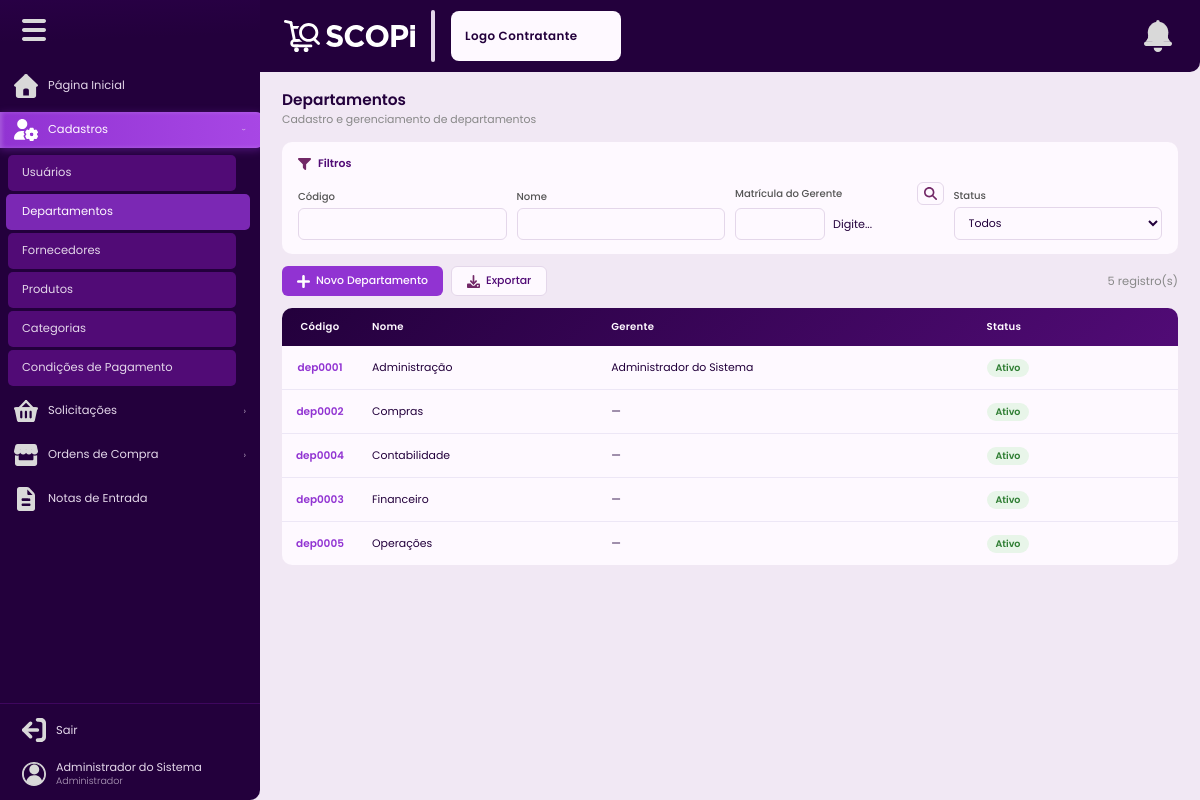
Page /departamentos (signed in) on the committed database.
### tables this page shows
CREATE TABLE IF NOT EXISTS usuarios (
    id               INT UNSIGNED AUTO_INCREMENT PRIMARY KEY,
    nome             VARCHAR(150)  NOT NULL,
    email            VARCHAR(150)  NOT NULL UNIQUE,
    senha            VARCHAR(255)  NOT NULL,
    matricula        VARCHAR(30)   NULL,
    contato          VARCHAR(30)   NULL,
    departamento_id  INT UNSIGNED  NULL,
    perfil           ENUM('administrador','cadastrador','comprador','gerente','contabilidade','usuario') NOT NULL DEFAULT 'usuario',
    situacao         ENUM('ativo','inativo') NOT NULL DEFAULT 'ativo',
    tentativas_falhas TINYINT UNSIGNED NOT NULL DEFAULT 0,
    ultima_tentativa DATETIME     NULL,
    criado_em        DATETIME     NOT NULL DEFAULT CURRENT_TIMESTAMP,
    atualizado_em    DATETIME     NULL ON UPDATE CURRENT_TIMESTAMP,
    INDEX idx_email    (email),
    INDEX idx_situacao (situacao),
    INDEX idx_perfil   (perfil)
);

CREATE TABLE IF NOT EXISTS departamentos (
    id           INT UNSIGNED AUTO_INCREMENT PRIMARY KEY,
    nome         VARCHAR(120)  NOT NULL,
    codigo       VARCHAR(20)   NOT NULL UNIQUE,
    gerente_id   INT UNSIGNED  NULL,
    situacao     ENUM('ativo','inativo') NOT NULL DEFAULT 'ativo',
    criado_em    DATETIME      NOT NULL DEFAULT CURRENT_TIMESTAMP,
    atualizado_em DATETIME     NULL ON UPDATE CURRENT_TIMESTAMP,
    INDEX idx_situacao (situacao),
    CONSTRAINT fk_departamento_gerente FOREIGN KEY (gerente_id) REFERENCES usuarios(id) ON DELETE SET NULL
);

### Controllers/BaseController.php (called while the page is built, shortened)
<?php
class BaseController{
    protected function renderizar(string $view, array $variaveis = []): void {
        extract($variaveis);
        if (!isset($usuario)) {
            $usuario = Auxiliares::usuarioLogado();
        }
        require_once __DIR__ . '/../Views/templates/header.php';
        require_once __DIR__ . '/../Views/' . $view . '.php';
        require_once __DIR__ . '/../Views/templates/footer.php';
    }
}

### Controllers/DepartamentoControlador.php (called while the page is built, shortened)
<?php
class DepartamentoControlador extends BaseController {
    private DepartamentoModelo $modelo;
    public function __construct() { $this->modelo = new DepartamentoModelo(); }
    public function listar(): void {
        $usuario       = Auxiliares::usuarioLogado();
        $filtros       = $_GET;
        $departamentoId = ($usuario['perfil'] ?? '') === 'gerente' ? (int) $usuario['departamento_id'] : null;
        $departamentos = $this->modelo->listarComFiltros($filtros, $departamentoId);
        $this->renderizar('cadastros/departamentos', compact('departamentos','gerentes','filtros'));
    }
}

### index.php (called while the page is built, shortened)
<?php
require_once __DIR__ . '/Autoloader.php';
$routes = require __DIR__ . '/Config/Routes.php';
$uri = parse_url($_SERVER['REQUEST_URI'] ?? '/', PHP_URL_PATH) ?: '/';
$uri = '/' . trim($uri, '/');
$uri = $uri === '//' ? '/' : $uri;
function matchRoute(string $uri, array $routes): array
{
    foreach ($routes as $route => $handler) {
        $pattern = preg_replace('/\{[^\/]+\}/', '([^\/]+)', $route);
        $pattern = '#^' . rtrim($pattern, '/') . '$#';
        if (preg_match($pattern, rtrim($uri, '/') ?: '/', $matches)) {
            array_shift($matches);
            return [$handler, $matches];
        }
    }
    return [null, []];
}
[$handler, $params] = matchRoute($uri, $routes);
[$controllerName, $method] = $handler;
$controller = new $className();
call_user_func_array([$controller, $method], $params);

### Config/Auxiliares.php (called while the page is built, shortened)
<?php
class Auxiliares {
    public static function usuarioLogado(): array {
        return [
            'id'              => $_SESSION['usuario_id']              ?? null,
            'nome'            => $_SESSION['usuario_nome']            ?? '',
            'email'           => $_SESSION['usuario_email']           ?? '',
            'perfil'          => $_SESSION['usuario_perfil']          ?? '',
            'departamento_id' => $_SESSION['usuario_departamento_id'] ?? null,
        ];
    }
    public static function escapar(?string $valor): string {
        return htmlspecialchars($valor ?? '', ENT_QUOTES, 'UTF-8');
    }
}

### Models/ModeloBase.php (called while the page is built, shortened)
<?php
abstract class ModeloBase {
    public function __construct() {
        $this->bd = BancoDados::obterInstancia()->obterConexao();
    }
}

### Autoloader.php (called while the page is built, shortened)
<?php
class Autoloader
{
    public static function register()
    {
        spl_autoload_register(function ($class) {
            $file = str_replace('\\', DIRECTORY_SEPARATOR, $class).'.php';
            if (file_exists($file)) {
                return true;
            }
            return false;
        });
    }
}

### Config/BancoDados.php (called while the page is built, shortened)
<?php
class BancoDados {
    private static ?self $instancia = null;
    private \PDO $conexao;
    private function __construct() {
        $hospedeiro = getenv('DB_HOST') ?: 'mysql';
        $nomeBanco  = getenv('NAME') ?: 'scopi';
        $usuario    = getenv('USER') ?: 'root';
        $senha      = getenv('PASS') !== false ? getenv('PASS') : 'root';
        $port       = getenv('DB_PORT') ?: '3306';
        $dsn = "mysql:host={$hospedeiro};dbname={$nomeBanco};port={$port};charset=utf8mb4";
        $this->conexao = new \PDO($dsn, $usuario, $senha, [
            \PDO::ATTR_ERRMODE            => \PDO::ERRMODE_EXCEPTION,
            \PDO::ATTR_DEFAULT_FETCH_MODE => \PDO::FETCH_ASSOC,
            \PDO::ATTR_EMULATE_PREPARES   => false,
        ]);
    }
    public static function obterInstancia(): self {
        if (self::$instancia === null) self::$instancia = new self();
        return self::$instancia;
    }
    public function obterConexao(): \PDO {
        return $this->conexao;
    }
}

### Models/DepartamentoModelo.php (called while the page is built, shortened)
<?php
class DepartamentoModelo extends ModeloBase {
    public function listarComFiltros(array $filtros = [], ?int $departamentoId = null): array {
        $sql = "SELECT d.*, u.nome AS nome_gerente FROM departamentos d
                LEFT JOIN usuarios u ON u.id = d.gerente_id WHERE 1=1";
        $p = [];
        $sql .= ' ORDER BY d.nome ASC';
        $q = $this->bd->prepare($sql);
        $q->execute($p);
        return $q->fetchAll();
    }
}

### Views/cadastros/departamentos.php (the view, shortened to what this page needs)
<div class="pagina-cabecalho">
  <h1 class="pagina-titulo">Departamentos</h1>
  <p class="pagina-subtitulo">Cadastro e gerenciamento de departamentos</p>
</div>
<div class="painel-filtros">
  <div class="filtros-cabecalho">
    <img src="<?= BASE_URL ?>/public/assets/icons/iconeFiltro.svg" alt="">
    <span>Filtros</span>
  </div>
  <form method="GET" action="<?= BASE_URL ?>/departamentos">
    <div class="filtros-campos">
      <div class="campo-filtro">
        <label>Código</label>
        <input type="text" name="codigo" value="<?= Auxiliares::escapar($filtros['codigo'] ?? '') ?>">
      </div>
      <div class="campo-filtro">
        <label>Nome</label>
        <input type="text" name="nome" value="<?= Auxiliares::escapar($filtros['nome'] ?? '') ?>">
      </div>
      <div class="campo-filtro">
        <label style="display:flex;gap:8px;align-items:center;justify-content:space-between;">
          <span>Matrícula do Gerente</span>
          <button type="button" class="btn btn-secundario" style="padding:4px 6px;margin:0;" onclick="Scopi.iconeBusca('usuarios','filtroDepGerenteMatricula','filtroDepGerenteNome')"><img src="<?= BASE_URL ?>/public/assets/icons/iconeBusca.svg" style="width:13px;margin:0;" alt="Buscar"></button>
        </label>
        <div style="display:flex;gap:8px;align-items:center;max-width:260px;">
          <input type="text" id="filtroDepGerenteMatricula" name="gerente_matricula" value="<?= Auxiliares::escapar($filtros['gerente_matricula']??'') ?>" class="campo-input" style="width:90px;" onblur="buscarGerenteFiltro(this.value)">
          <span id="filtroDepGerenteNome" style="font-size:0.8rem;color:var(--texto-secundario);flex:1;white-space:nowrap;overflow:hidden;text-overflow:ellipsis;">Digite...</span>
        </div>
      </div>
      <div class="campo-filtro">
        <label>Status</label>
        <select name="situacao">
          <option value="">Todos</option>
        </select>
      </div>
    </div>
  </form>
</div>
<div class="barra-acoes">
  <div class="grupo-botoes">
    <button class="btn btn-primario" onclick="Scopi.abrirCadastro('modalDepartamento','formDepartamento')">
      <img src="<?= BASE_URL ?>/public/assets/icons/iconeInserir.svg" alt=""> Novo Departamento
    </button>
    <button class="btn btn-secundario" onclick="window.open('<?= BASE_URL ?>/departamentos/exportar' + window.location.search, '_blank')">
      <img src="<?= BASE_URL ?>/public/assets/icons/iconeDownload.svg" alt=""> Exportar
    </button>
  </div>
  <span style="font-size: 0.82rem; color: #888;"><?= count($departamentos) ?> registro(s)</span>
</div>
<div class="tabela-container">
  <table class="tabela">
    <thead>
      <tr>
        <th>Código</th>
        <th>Nome</th>
        <th>Gerente</th>
        <th>Status</th>
        <th class="coluna-acoes"></th>
      </tr>
    </thead>
    <tbody>
      <?php if (empty($departamentos)): ?>
        <tr>
          <td colspan="5" style="text-align: center; padding: 32px; color: #888;">
            Nenhum departamento encontrado.
          </td>
        </tr>
      <?php else: ?>
        <?php foreach ($departamentos as $d): ?>
          <tr>
            <td>
              <span class="cod-clicavel" onclick="Scopi.abrirRegistro('modalDepartamento','formDepartamento','/departamentos/dados', <?= $d['id'] ?>, 'visualizar')">
                <?= Auxiliares::escapar($d['codigo']) ?>
              </span>
            </td>
            <td><?= Auxiliares::escapar($d['nome']) ?></td>
            <td><?= Auxiliares::escapar($d['nome_gerente'] ?? '—') ?></td>
            <td>
              <span class="badge badge-<?= $d['situacao'] ?>">
                <?= ucfirst($d['situacao']) ?>
              </span>
            </td>
            <td class="coluna-acoes">
            </td>
          </tr>
        <?php endforeach; ?>
      <?php endif; ?>
    </tbody>
  </table>
</div>

### Views/templates/header.php (shortened to what this page needs)
<?php
$paginaAtual = trim(parse_url($_SERVER['REQUEST_URI'] ?? '/', PHP_URL_PATH) ?: '/', '/');
$paginaAtual = $paginaAtual === 'home' ? 'inicio' : $paginaAtual;
$usuario     = $usuario ?? Auxiliares::usuarioLogado();
if (!function_exists('pAti')) {
function pAti(string $rota, string $atual): bool {
    return $rota === $atual || str_starts_with($atual, $rota . '/');
}
}
if (!function_exists('subAberto')) {
function subAberto(array $rotas, string $atual): bool {
    foreach ($rotas as $r) { if (pAti($r, $atual)) return true; }
    return false;
}
}
?>
<!DOCTYPE html>
<html lang="pt-BR">
<head>
  <link rel="stylesheet" href="<?= BASE_URL ?>/public/assets/css/estilo.css">
</head>
<body>
<div class="layout">
<aside class="sidebar" id="sidebar">
  <div class="btn-menu-wrap">
    <button class="btn-menu" id="btnMenu" title="Retrair / expandir">
      <img src="<?= BASE_URL ?>/public/assets/icons/iconeMenu.svg" alt="Menu">
    </button>
  </div>
  <nav class="sidebar-nav">
    <div class="nav-item <?= pAti('inicio',$paginaAtual)?'ativo':'' ?>" data-tooltip="Página Inicial">
      <a href="<?= BASE_URL ?>/inicio" class="nav-link <?= pAti('inicio',$paginaAtual)?'ativo':'' ?>">
        <img src="<?= BASE_URL ?>/public/assets/icons/iconeHome.svg" alt="" class="icone-nav">
        <span class="texto-nav">Página Inicial</span>
      </a>
    </div>
    <?php if (in_array($usuario['perfil'] ?? '', ['administrador', 'cadastrador', 'gerente'])): ?>
    <?php $cAb = subAberto(['usuarios','departamentos','fornecedores','produtos','categorias','condicoes-pagamento'],$paginaAtual); ?>
    <div class="nav-item <?= $cAb?'ativo aberto':'' ?>" data-tooltip="Cadastros">
      <?php if($cAb): ?><div class="selecao-ativa"></div><?php endif; ?>
      <button class="nav-link <?= $cAb?'ativo':'' ?>" onclick="toggleSubmenu(this)">
        <img src="<?= BASE_URL ?>/public/assets/icons/iconeCadastro.svg" alt="" class="icone-nav">
        <span class="texto-nav">Cadastros</span>
        <span class="seta-submenu">›</span>
      </button>
      <ul class="submenu">
        <?php if (in_array($usuario['perfil'] ?? '', ['administrador', 'gerente'])): ?>
        <li><a href="<?= BASE_URL ?>/usuarios"      class="nav-link <?= pAti('usuarios',$paginaAtual)?'ativo':'' ?>">
          <span class="texto-nav">Usuários</span></a></li>
        <?php endif; ?>
        <?php if (in_array($usuario['perfil'] ?? '', ['administrador', 'cadastrador'])): ?>
        <li><a href="<?= BASE_URL ?>/departamentos" class="nav-link <?= pAti('departamentos',$paginaAtual)?'ativo':'' ?>">
          <span class="texto-nav">Departamentos</span></a></li>
        <li><a href="<?= BASE_URL ?>/fornecedores"  class="nav-link <?= pAti('fornecedores',$paginaAtual)?'ativo':'' ?>">
          <span class="texto-nav">Fornecedores</span></a></li>
        <li><a href="<?= BASE_URL ?>/produtos"      class="nav-link <?= pAti('produtos',$paginaAtual)?'ativo':'' ?>">
          <span class="texto-nav">Produtos</span></a></li>
        <li><a href="<?= BASE_URL ?>/categorias"    class="nav-link <?= pAti('categorias',$paginaAtual)?'ativo':'' ?>"><span class="texto-nav">Categorias</span></a></li>
        <li><a href="<?= BASE_URL ?>/condicoes-pagamento" class="nav-link <?= pAti('condicoes-pagamento',$paginaAtual)?'ativo':'' ?>"><span class="texto-nav">Condições de Pagamento</span></a></li>
        <?php endif; ?>
      </ul>
    </div>
    <?php endif; ?>
    <?php $sAb = subAberto(['solicitacoes'],$paginaAtual); ?>
    <div class="nav-item <?= $sAb?'ativo aberto':'' ?>" data-tooltip="Solicitações">
      <button class="nav-link <?= $sAb?'ativo':'' ?>" onclick="toggleSubmenu(this)">
        <img src="<?= BASE_URL ?>/public/assets/icons/iconeSolicitacao.svg" alt="" class="icone-nav">
        <span class="texto-nav">Solicitações</span>
        <span class="seta-submenu">›</span>
      </button>
    </div>
    <?php if (in_array($usuario['perfil'] ?? '', ['comprador', 'administrador', 'gerente'])): ?>
    <?php $oAb = subAberto(['ordens','cotacoes'],$paginaAtual); ?>
    <div class="nav-item <?= $oAb?'ativo aberto':'' ?>" data-tooltip="Ordens de Compra">
      <button class="nav-link <?= $oAb?'ativo':'' ?>" onclick="toggleSubmenu(this)">
        <img src="<?= BASE_URL ?>/public/assets/icons/iconeOC.svg" alt="" class="icone-nav">
        <span class="texto-nav">Ordens de Compra</span>
        <span class="seta-submenu">›</span>
      </button>
    </div>
    <?php endif; ?>
    <?php if (in_array($usuario['perfil'] ?? '', ['contabilidade', 'comprador', 'administrador'])): ?>
    <div class="nav-item <?= pAti('notas',$paginaAtual)?'ativo':'' ?>" data-tooltip="Notas de Entrada">
      <a href="<?= BASE_URL ?>/notas" class="nav-link <?= pAti('notas',$paginaAtual)?'ativo':'' ?>">
        <img src="<?= BASE_URL ?>/public/assets/icons/iconeNF.svg" alt="" class="icone-nav">
        <span class="texto-nav">Notas de Entrada</span>
      </a>
    </div>
    <?php endif; ?>
  </nav>
  <div class="sidebar-linha"></div>
  <div class="sidebar-rodape">
    <a href="<?= BASE_URL ?>/login/sair" class="sidebar-sair" title="Sair">
      <img src="<?= BASE_URL ?>/public/assets/icons/iconeSair.svg" alt="Sair">
      <span class="texto-nav">Sair</span>
    </a>
    <div class="sidebar-usuario">
      <img src="<?= BASE_URL ?>/public/assets/icons/iconeUser.svg" alt="" class="avatar">
      <div class="info-usr">
        <div class="nome-usr"><?= Auxiliares::escapar($usuario['nome']) ?></div>
        <div class="perfil-usr"><?= ucfirst(Auxiliares::escapar($usuario['perfil'])) ?></div>
      </div>
    </div>
  </div>
</aside>
<div class="conteudo">
  <header class="topbar">
    <div class="topbar-logo">
      <img src="<?= BASE_URL ?>/public/assets/icons/iconeSCOPi.svg" alt="SCOPi" class="icone-logo">
      <img src="<?= BASE_URL ?>/public/assets/icons/iconeLogotipo.svg" alt="SCOPi" class="logotipo">
    </div>
    <div class="topbar-sep"></div>
    <div class="topbar-empresa">
      <span>Logo Contratante</span>
    </div>
    <div class="topbar-direita">
      <button class="btn-notificacao" id="btnNotificacao" title="Notificações" onclick="Scopi.abrirNotificacoes()">
        <img src="<?= BASE_URL ?>/public/assets/icons/iconeNotificacao.svg" alt="Notificações">
      </button>
    </div>
  </header>
  <main class="pagina">

### rows in the picture
usuarios: nome "Administrador do Sistema"
departamentos: codigo "dep0001", nome "Administração", gerente.nome "Administrador do Sistema", situacao "Ativo"
departamentos: codigo "dep0002", nome "Compras", nome_gerente "—", situacao "Ativo"
departamentos: codigo "dep0004", nome "Contabilidade", nome_gerente "—", situacao "Ativo"
departamentos: codigo "dep0003", nome "Financeiro", nome_gerente "—", situacao "Ativo"
departamentos: codigo "dep0005", nome "Operações", nome_gerente "—", situacao "Ativo"

### other values in the picture
Auxiliares::escapar($usuario['perfil']) "Administrador"
count($departamentos) "5"
